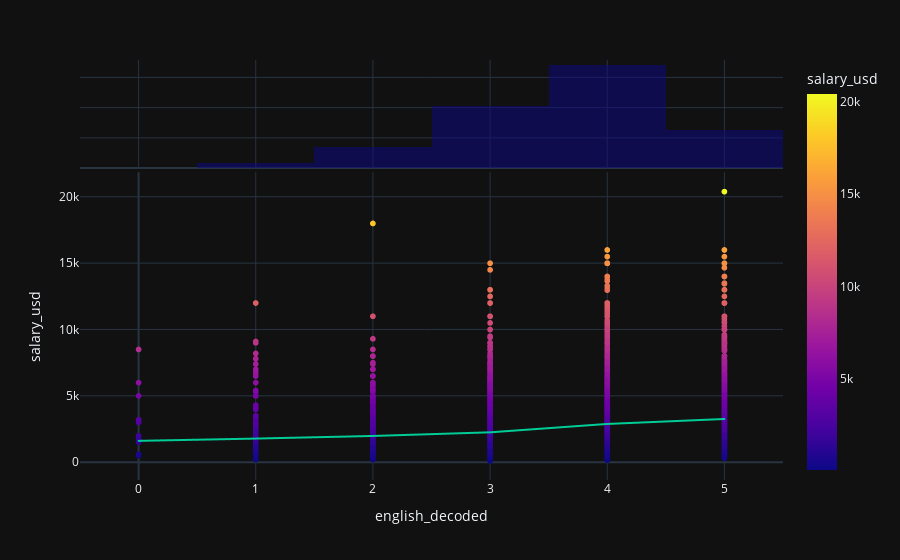

Notebook cell for this chart:
### Code cell
fig = px.scatter(df_test, x = 'english_decoded', y='salary_usd', hover_data='salary_usd',
                 color='salary_usd',
                 marginal_x='histogram',
                 trendline='lowess')
fig.show()

### Figure 1 — Plotly figure (JSON) as saved in the notebook; plotly's stock layout.template omitted (floating-point values rounded to 4 significant figures; data arrays with more than 128 entries replaced by an {"elided": "..."} marker saying what was removed)
{"data": [{"hovertemplate": "english_decoded=%{x}<br>salary_usd=%{marker.color}<extra></extra>", "legendgroup": "", "marker": {"color": {"elided": "7593 float values"}, "coloraxis": "coloraxis", "symbol": "circle"}, "mode": "markers", "name": "", "showlegend": false, "type": "scattergl", "x": {"elided": "7593 int values"}, "xaxis": "x", "y": {"elided": "7593 float values"}, "yaxis": "y"}, {"bingroup": "x", "hovertemplate": "english_decoded=%{x}<br>count=%{y}<extra></extra>", "legendgroup": "", "marker": {"color": "#0d0887"}, "name": "", "opacity": 0.5, "showlegend": false, "type": "histogram", "x": {"elided": "7593 int values"}, "xaxis": "x2", "yaxis": "y2"}, {"hovertemplate": "<b>LOWESS trendline</b><br><br>english_decoded=%{x}<br>salary_usd=%{y} <b>(trend)</b><extra></extra>", "legendgroup": "", "marker": {"symbol": "circle"}, "mode": "lines", "name": "", "showlegend": false, "type": "scattergl", "x": {"elided": "7593 int values"}, "xaxis": "x", "y": {"elided": "7593 float values"}, "yaxis": "y"}], "layout": {"barmode": "overlay", "coloraxis": {"colorbar": {"title": {"text": "salary_usd"}}, "colorscale": [[0, "#0d0887"], [0.1111, "#46039f"], [0.2222, "#7201a8"], [0.3333, "#9c179e"], [0.4444, "#bd3786"], [0.5556, "#d8576b"], [0.6667, "#ed7953"], [0.7778, "#fb9f3a"], [0.8889, "#fdca26"], [1, "#f0f921"]]}, "legend": {"tracegroupgap": 0}, "margin": {"t": 60}, "xaxis": {"anchor": "y", "domain": [0, 1], "title": {"text": "english_decoded"}}, "xaxis2": {"anchor": "y2", "domain": [0, 1], "matches": "x", "showgrid": true, "showticklabels": false}, "yaxis": {"anchor": "x", "domain": [0, 0.7326], "title": {"text": "salary_usd"}}, "yaxis2": {"anchor": "x2", "domain": [0.7426, 1], "matches": "y2", "showgrid": true, "showline": false, "showticklabels": false, "ticks": ""}}}
